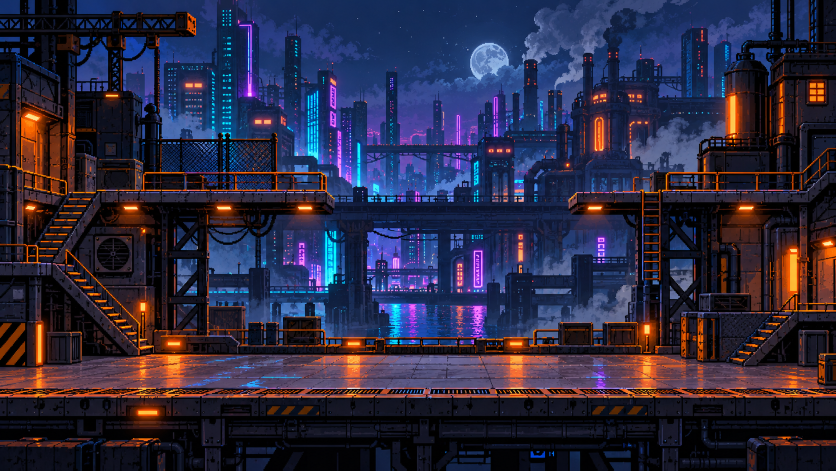
#> input picture assets/images/world-original/distrito-neon.png, 1672 x 941 px, given in place of factory_interior_bg_1792981858424.jpg, which was not available (shown at 1/2 size)
$ python build-factory-art.py
#> lines starting #> are read from the running program, lines starting #| are printed output that depends on the picture
#!/usr/bin/env python3
"""
build-factory-art.py
Senior Pixel-Art Environment & Technical Game Artist tool for BoyPunk-Web.
Generates:
1. assets/images/world/fabrica-sucata.png (Interior factory background)
2. assets/images/world/factory-platformtiles.png (Modular industrial platform tileset)
"""

import os
from PIL import Image, ImageEnhance, ImageFilter

SCRIPT_DIR = os.path.dirname(os.path.abspath(__file__))
PROJECT_ROOT = os.path.abspath(os.path.join(SCRIPT_DIR, ".."))
WORLD_DIR = os.path.join(PROJECT_ROOT, "assets", "images", "world")
SOURCE_BG = "/home/flow/.gemini/antigravity-ide/brain/a616cda0-35aa-4966-9ae2-24ad471c5896/factory_interior_bg_1792981858424.jpg"

def build_factory_background():
    print(f"Loading source background from {SOURCE_BG}...")
    im = Image.open(SOURCE_BG).convert("RGB")
#> im is the input picture: PIL image 1672x941 RGB; mean R, G, B 44.1, 41.3, 64.9
    src_w, src_h = im.size
#> src_w = 1672; src_h = 941

    # 16:9 target aspect ratio
    target_ratio = 16.0 / 9.0
    current_ratio = src_w / src_h
#> current_ratio = 1.78

    if current_ratio > target_ratio:
        new_w = int(src_h * target_ratio)
        offset = (src_w - new_w) // 2
        im = im.crop((offset, 0, offset + new_w, src_h))
    else:
        new_h = int(src_w / target_ratio)
#> new_h = 940
        offset = (src_h - new_h) // 2
#> offset = 0
        im = im.crop((0, offset, src_w, offset + new_h))
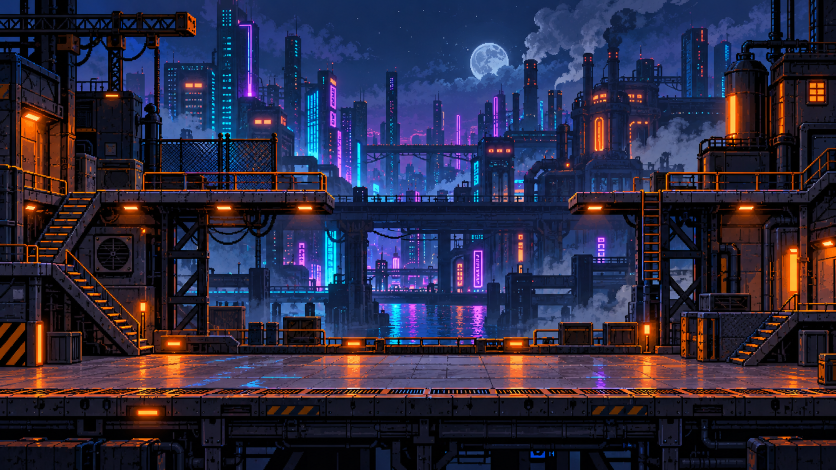
#> im: PIL image 1672x940 RGB (shown at 1/2 size); mean R, G, B 44.2, 41.4, 64.9

    # Resize to canonical 1365x768 (high-res source matching distrito-neon.png)
    im = im.resize((1365, 768), Image.Resampling.LANCZOS)
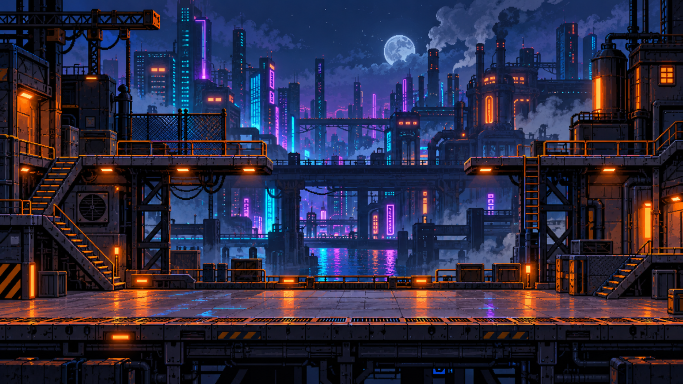
#> im: PIL image 1365x768 RGB (shown at 1/2 size); mean R, G, B 44.2, 41.4, 64.9

    # Process pixels:
    # 1. Tame the blinding white/yellow furnace center to restrained deep orange embers
    # 2. Keep distant machinery lower in contrast than enemies, projectiles, player, souls
    # 3. Enhance subtle violet highlights in upper clerestory windows
    pixels = im.load()
    w, h = im.size
#> w = 1365; h = 768

    for y in range(h):
        for x in range(w):
            r, g, b = pixels[x, y]

            # Furnace center region check (middle 30% horizontally, y between 45% and 80%)
            cx = x / w
            cy = y / h
            dist_to_furnace = ((cx - 0.5) ** 2 + ((cy - 0.68) * 1.6) ** 2) ** 0.5

            if dist_to_furnace < 0.22:
                # Restrain high luminance in furnace: cap brightness and shift to deep warm amber
                lum = 0.299 * r + 0.587 * g + 0.114 * b
                if lum > 140:
                    factor = 140.0 / lum
                    r = int(r * factor)
                    g = int(g * factor * 0.55) # suppress green to avoid bright yellow/white
                    b = int(b * factor * 0.25)
                    # Warm industrial amber boost
                    r = min(200, int(r * 1.15))
                    g = min(90, int(g * 0.75))
                    b = min(25, int(b * 0.4))

            # Overall background contrast tuning:
            # Game art principle: background values should sit in 5% to 55% luminance
            # so glowing cyan souls, orange bullets, and player white highlights pop instantly!
            r = int(r * 0.82)
            g = int(g * 0.80)
            b = int(b * 0.85)

            # Violet atmosphere boost in the upper third (clerestory window connected to Distrito Neon)
            if cy < 0.35 and (x < w * 0.2 or x > w * 0.8 or cy < 0.25):
                b = min(255, int(b * 1.08 + 4))
                r = min(255, int(r * 1.04 + 2))

            pixels[x, y] = (max(0, min(255, r)), max(0, min(255, g)), max(0, min(255, b)))

    out_path = os.path.join(WORLD_DIR, "fabrica-sucata.png")
    im.save(out_path, format="PNG", optimize=True)
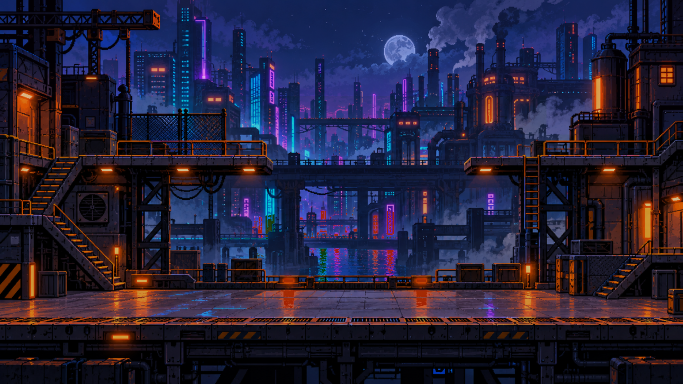
#> saved as fabrica-sucata.png: PIL image 1365x768 RGB (shown at 1/2 size); mean R, G, B 36.4, 32.3, 56.7
    print(f"Saved fabrica-sucata.png to {out_path} ({im.size})")
#| Saved fabrica-sucata.png to assets/images/world/fabrica-sucata.png ((1365, 768))

def build_factory_platformtiles():
    """
    Creates a 128x128 RGBA tileset matching the structure of platformtiles.png:
    - Tile at (0, 0): one-way industrial catwalk platform (16x16)
    - Tile at (16, 0): solid industrial wall/floor platform (16x16)
    """
    print("Building factory-platformtiles.png...")
    im = Image.new("RGBA", (128, 128), (0, 0, 0, 0))
#> im: PIL image 128x128 RGBA; every value is 0
    pixels = im.load()

    # =========================================================================
    # TILE (0, 0): One-way Catwalk Platform (16x16)
    # Graphite steel framing, slotted diamond-mesh grating deck,
    # and a distinct cyan maintenance safety edge with white highlight.
    # =========================================================================
    # Colors:
    c_edge_high = (196, 245, 248, 255)   # bright cyan highlight
    c_edge_cyan = (46, 200, 212, 255)    # vibrant maintenance cyan
    c_edge_deep = (20, 112, 122, 255)    # deep cyan bevel
    c_steel_light = (78, 91, 116, 255)   # steel highlight
    c_steel_mid = (43, 49, 63, 255)      # graphite steel body
    c_steel_dark = (26, 29, 38, 255)     # dark steel shade
    c_grate_slot = (14, 16, 22, 255)     # open grating slot
    c_rivet = (128, 146, 175, 255)       # hex rivet head
    c_shadow = (8, 9, 13, 255)           # bottom drop shadow

    for y in range(16):
        for x in range(16):
            if y == 0:
                # Top edge strip: bright cyan maintenance strip
                if x % 4 == 0:
                    col = c_edge_high
                else:
                    col = c_edge_cyan
            elif y == 1:
                col = c_edge_deep
            elif y == 2:
                # Upper deck beam flange
                col = c_steel_light if x in (0, 15) else c_steel_mid
            elif y in (3, 4, 5, 6, 7, 8, 9, 10, 11):
                # Slotted grating pattern
                # Border columns at x=0, 1 and x=14, 15
                if x in (0, 15):
                    col = c_steel_dark
                elif x in (1, 14):
                    col = c_steel_mid
                elif (x + y) % 4 == 0 and y not in (3, 11):
                    # Diamond tread slot
                    col = c_grate_slot
                elif (x + y) % 4 == 1 and y not in (3, 11):
                    col = c_steel_dark
                elif (x == 3 or x == 12) and (y == 4 or y == 10):
                    # Rivet / bolt studs
                    col = c_rivet
                else:
                    col = c_steel_mid
            elif y == 12:
                # Lower structural flange
                col = c_steel_dark
            elif y == 13:
                col = c_steel_dark if x % 2 == 0 else c_grate_slot
            elif y == 14:
                col = c_shadow
            else:
                col = (6, 7, 10, 255)
            pixels[x, y] = col

    # =========================================================================
    # TILE (16, 0): Solid Heavy Armor Platform (16x16)
    # Heavy riveted graphite steel armor plate, industrial amber safety line,
    # corner reinforcement brackets and massive hex bolts.
    # =========================================================================
    c_solid_amber_high = (255, 224, 160, 255) # amber core highlight
    c_solid_amber = (255, 133, 34, 255)       # industrial amber border
    c_solid_amber_deep = (180, 75, 18, 255)   # deep amber shadow
    c_plate_light = (86, 96, 120, 255)        # steel plate highlight
    c_plate_mid = (46, 53, 71, 255)           # graphite steel body
    c_plate_dark = (28, 32, 43, 255)          # plate shadow
    c_plate_deep = (18, 20, 28, 255)          # plate seam / groove
    c_plate_rivet = (140, 155, 180, 255)      # heavy hex bolt
    c_violet_bounce = (36, 28, 54, 255)       # ambient violet reflection

    for y in range(16):
        for x in range(16):
            tx = x + 16
            if y == 0:
                # Top edge strip: industrial amber hazard strip
                if x % 4 == 0:
                    col = c_solid_amber_high
                else:
                    col = c_solid_amber
            elif y == 1:
                col = c_solid_amber_deep
            elif y == 2:
                # Top plate bevel
                col = c_plate_light if x in (0, 15) else c_plate_mid
            elif y in (3, 4, 5, 6, 7):
                # Upper armor plate panel
                if x in (0, 15):
                    col = c_plate_deep
                elif x in (1, 14):
                    col = c_plate_dark
                elif (x == 3 or x == 12) and y == 4:
                    col = c_plate_rivet
                elif y == 7:
                    # Horizontal plate seam
                    col = c_plate_deep
                else:
                    col = c_plate_mid if (x % 3 != 0) else c_plate_dark
            elif y in (8, 9, 10, 11, 12):
                # Lower armor plate panel
                if x in (0, 15):
                    col = c_plate_deep
                elif x in (1, 14):
                    col = c_plate_dark
                elif (x == 3 or x == 12) and y == 10:
                    col = c_plate_rivet
                elif (x + y) % 5 == 0:
                    col = c_violet_bounce
                else:
                    col = c_plate_mid if (x % 3 != 0) else c_plate_dark
            elif y == 13:
                col = c_plate_deep
            elif y == 14:
                col = c_plate_deep if x % 2 == 0 else c_shadow
            else:
                col = (8, 9, 12, 255)
            pixels[tx, y] = col

    out_path = os.path.join(WORLD_DIR, "factory-platformtiles.png")
    im.save(out_path, format="PNG", optimize=True)
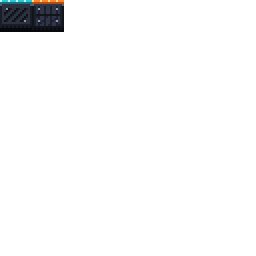
#> saved as factory-platformtiles.png: PIL image 128x128 RGBA (shown 2 times larger); mean R, G, B, A 1.4, 1.5, 1.7, 8; transparent parts drawn white
    print(f"Saved factory-platformtiles.png to {out_path} ({im.size})")
#| Saved factory-platformtiles.png to assets/images/world/factory-platformtiles.png ((128, 128))

if __name__ == "__main__":
    build_factory_background()
    build_factory_platformtiles()
